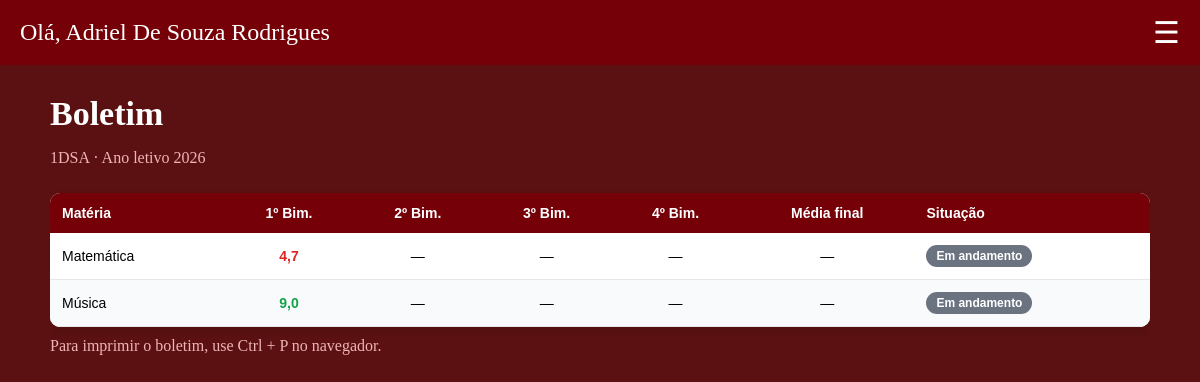
Page /Gestao-Escolar/php/aluno/boletim.php (signed in) on the committed database.
### tables this page shows
CREATE TABLE IF NOT EXISTS `matricula` (
  `id_matricula` int NOT NULL AUTO_INCREMENT,
  `id_aluno` int NOT NULL,
  `id_turma` int NOT NULL,
  `ano_letivo` int NOT NULL,
  `data_matricula` date DEFAULT NULL,
  `estado` enum('Ativa','Concluida','Cancelada','Transferida') NOT NULL,
  PRIMARY KEY (`id_matricula`),
  UNIQUE KEY `id_aluno` (`id_aluno`,`ano_letivo`),
  KEY `id_turma` (`id_turma`),
  CONSTRAINT `matricula_ibfk_1` FOREIGN KEY (`id_aluno`) REFERENCES `aluno` (`id_aluno`),
  CONSTRAINT `matricula_ibfk_2` FOREIGN KEY (`id_turma`) REFERENCES `turma` (`id_turma`)
);

CREATE TABLE IF NOT EXISTS `turma` (
  `id_turma` int NOT NULL AUTO_INCREMENT,
  `nome_turma` varchar(50) NOT NULL,
  `serie` varchar(20) NOT NULL,
  `turno` varchar(20) DEFAULT NULL,
  `ano_letivo` int NOT NULL,
  PRIMARY KEY (`id_turma`)
);

CREATE TABLE IF NOT EXISTS `turma_materia` (
  `id_turma_materia` int NOT NULL AUTO_INCREMENT,
  `tm_id_turma` int NOT NULL,
  `tm_id_materia` int NOT NULL,
  `tm_id_professor` int NOT NULL,
  PRIMARY KEY (`id_turma_materia`),
  UNIQUE KEY `tm_id_turma` (`tm_id_turma`,`tm_id_materia`),
  KEY `tm_id_materia` (`tm_id_materia`),
  KEY `tm_id_professor` (`tm_id_professor`),
  CONSTRAINT `turma_materia_ibfk_1` FOREIGN KEY (`tm_id_turma`) REFERENCES `turma` (`id_turma`),
  CONSTRAINT `turma_materia_ibfk_2` FOREIGN KEY (`tm_id_materia`) REFERENCES `materia` (`id_materia`),
  CONSTRAINT `turma_materia_ibfk_3` FOREIGN KEY (`tm_id_professor`) REFERENCES `professor` (`id_professor`)
);

CREATE TABLE IF NOT EXISTS `materia` (
  `id_materia` int NOT NULL AUTO_INCREMENT,
  `nome_materia` varchar(100) NOT NULL,
  `carga_horaria` int DEFAULT NULL,
  PRIMARY KEY (`id_materia`)
);

### Gestao-Escolar/php/aluno/boletim.php (the view, shortened to what this page needs)
<?php
include "../verifica.php";
include_once "../conexao.php";
$idAluno = (int)($_SESSION["id_aluno"] ?? 0);
$matricula = consulta($sql,
    "SELECT m.*, t.nome_turma, t.serie, t.turno
     FROM matricula m
     JOIN turma t ON t.id_turma = m.id_turma
     WHERE m.id_aluno = ?
     ORDER BY m.ano_letivo DESC, m.id_matricula DESC
     LIMIT 1",
    "i", [$idAluno])->get_result()->fetch_assoc();
$bimestres = ["Primeiro" => "1º Bim.", "Segundo" => "2º Bim.", "Terceiro" => "3º Bim.", "Quarto" => "4º Bim."];
$materias = [];
$notas = [];
if ($matricula) {
    $materias = consulta($sql,
        "SELECT tm.id_turma_materia, mat.nome_materia
         FROM turma_materia tm
         JOIN materia mat ON mat.id_materia = tm.tm_id_materia
         WHERE tm.tm_id_turma = ?
         ORDER BY mat.nome_materia",
        "i", [(int)$matricula["id_turma"]])->get_result()->fetch_all(MYSQLI_ASSOC);
    $linhas = consulta($sql,
        "SELECT nota_id_turma_materia, bimestre, media FROM notas WHERE nota_id_aluno = ?",
        "i", [$idAluno])->get_result()->fetch_all(MYSQLI_ASSOC);
    foreach ($linhas as $l) {
        $notas[$l["nota_id_turma_materia"]][$l["bimestre"]] = $l["media"];
    }
}
?>
<!DOCTYPE html>
<html lang="pt-br">
<head>
    <link rel="stylesheet" href="../../css/style.css">
</head>
<body class="sla">
<?php include "../includes/header_aluno.php"; ?>
<div class="container">
  <div class="page-head">
    <h2 class="titulo-pag">Boletim</h2>
  </div>
<?php if (!$matricula): ?>
  <p class="subtitulo">Você ainda não possui matrícula.</p>
<?php else: ?>
  <p class="subtitulo"><?php echo h($matricula['nome_turma']); ?> · Ano letivo <?php echo (int)$matricula['ano_letivo']; ?></p>
  <div class="tabela-wrap">
    <table>
      <thead>
        <tr>
          <th>Matéria</th>
          <?php foreach ($bimestres as $texto): ?>
          <th class="num"><?php echo $texto; ?></th>
          <?php endforeach; ?>
          <th class="num">Média final</th><th>Situação</th>
        </tr>
      </thead>
      <tbody>
<?php foreach ($materias as $mat): ?>
<?php
    $medias = [];
    foreach ($bimestres as $chave => $texto) {
        $medias[$chave] = $notas[$mat['id_turma_materia']][$chave] ?? null;
    }
    $completo = !in_array(null, $medias, true);
    $final = $completo ? array_sum($medias) / 4 : null;
?>
        <tr>
          <td><?php echo h($mat['nome_materia']); ?></td>
          <?php foreach ($medias as $m): ?>
          <?php echo celula_nota($m); ?>
          <?php endforeach; ?>
          <?php echo celula_nota($final); ?>
          <td>
            <?php if (!$completo): ?>
              <span class="badge badge-andamento">Em andamento</span>
            <?php elseif ($final >= MEDIA_MINIMA): ?>
              <span class="badge badge-ativa">Aprovado</span>
            <?php else: ?>
              <span class="badge badge-cancelada">Reprovado</span>
            <?php endif; ?>
          </td>
        </tr>
<?php endforeach; ?>
      </tbody>
    </table>
  </div>
  <p class="subtitulo">Para imprimir o boletim, use Ctrl + P no navegador.</p>
<?php endif; ?>
</div>
</body>
</html>

### Gestao-Escolar/php/verifica.php (shortened to what this page needs)
<?php
function h($texto) {
    return htmlspecialchars((string)$texto, ENT_QUOTES, 'UTF-8');
}
function consulta($sql, $query, $tipos = "", $params = []) {
    $stmt = $sql->prepare($query);
    if ($tipos !== "") {
        $stmt->bind_param($tipos, ...$params);
    }
    $stmt->execute();
    return $stmt;
}
function celula_nota($valor) {
    if ($valor === null || $valor === "") {
        return '<td class="num">—</td>';
    }
    $classe = ((float)$valor >= MEDIA_MINIMA) ? "ok" : "abaixo";
    return '<td class="' . $classe . '">' . number_format((float)$valor, 1, ",", ".") . '</td>';
}

### Gestao-Escolar/css/style.css (style rules this page uses)
.sla { margin: 0; background-color: rgb(91, 17, 17); }
table { width: 100%; border-collapse: collapse; margin: 20px 0; font-family: Arial, sans-serif; background: #fff; box-shadow: 0 4px 12px rgba(0,0,0,0.1); border-radius: 10px; overflow: hidden; }
table th { background: #eb25b3; color: white; padding: 12px; text-align: left; font-size: 14px; }
table td { padding: 12px; border-bottom: 1px solid #e5e7eb; font-size: 14px; }
table tr:nth-child(even) { background-color: #f8fafc; }
.container { max-width: 1100px; margin: 30px auto; padding: 0 20px; }
.page-head { display: flex; justify-content: space-between; align-items: center; flex-wrap: wrap; gap: 12px; margin-bottom: 16px; }
.titulo-pag { color: #ffffff; font-size: 34px; margin: 0; }
.subtitulo { color: #f0b4b4; margin: 0 0 16px 0; }
.tabela-wrap { overflow-x: auto; }
.tabela-wrap table { margin: 10px 0; }
.tabela-wrap table th { background: rgb(118, 0, 8); white-space: nowrap; }
.tabela-wrap td.num, .tabela-wrap th.num { text-align: center; }
.badge { display: inline-block; padding: 4px 10px; border-radius: 20px; font-size: 12px; font-weight: bold; color: #ffffff; }
.badge-andamento { background-color: #6b7280; }
.media-celula, td.ok, td.abaixo { text-align: center; font-weight: bold; }
.ok { color: #16a34a; }
.abaixo { color: #dc2626; }

### rows in the picture
matricula: id_turma.nome_turma "1DSA", ano_letivo "2026"
turma_materia: tm_id_materia.nome_materia "Matemática", valor "4,7"
turma_materia: tm_id_materia.nome_materia "Música", valor "9,0"

### other values in the picture
$_SESSION['nome'] "Adriel De Souza Rodrigues"
$texto "1º Bim."
$texto "2º Bim."
$texto "3º Bim."
$texto "4º Bim."
